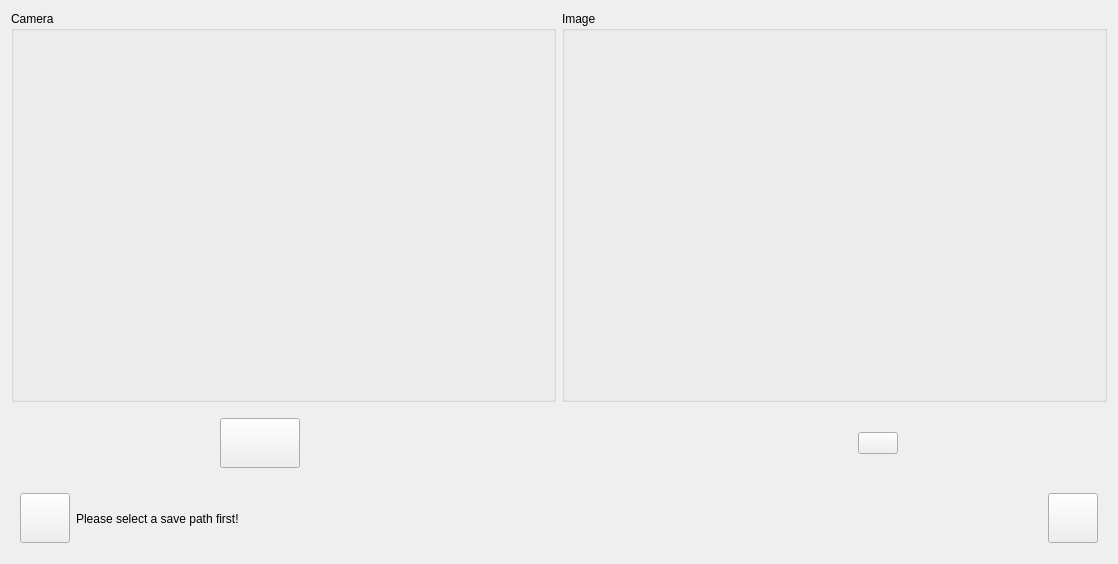
<?xml version="1.0" encoding="UTF-8"?>
<ui version="4.0">
 <class>Form</class>
 <widget class="QWidget" name="Form">
  <property name="geometry">
   <rect>
    <x>0</x>
    <y>0</y>
    <width>1118</width>
    <height>564</height>
   </rect>
  </property>
  <property name="minimumSize">
   <size>
    <width>1118</width>
    <height>564</height>
   </size>
  </property>
  <property name="maximumSize">
   <size>
    <width>1118</width>
    <height>564</height>
   </size>
  </property>
  <property name="windowTitle">
   <string>From Camera</string>
  </property>
  <layout class="QGridLayout" name="gridLayout">
   <item row="0" column="0">
    <widget class="QGroupBox" name="groupBox">
     <property name="title">
      <string>Camera</string>
     </property>
     <layout class="QVBoxLayout" name="verticalLayout">
      <item>
       <widget class="QLabel" name="camera">
        <property name="sizePolicy">
         <sizepolicy hsizetype="Fixed" vsizetype="Fixed">
          <horstretch>0</horstretch>
          <verstretch>0</verstretch>
         </sizepolicy>
        </property>
        <property name="minimumSize">
         <size>
          <width>500</width>
          <height>350</height>
         </size>
        </property>
        <property name="text">
         <string/>
        </property>
       </widget>
      </item>
     </layout>
    </widget>
   </item>
   <item row="0" column="1">
    <widget class="QGroupBox" name="groupBox_2">
     <property name="title">
      <string>Image</string>
     </property>
     <layout class="QHBoxLayout" name="horizontalLayout">
      <item>
       <widget class="QLabel" name="imageShow">
        <property name="sizePolicy">
         <sizepolicy hsizetype="Fixed" vsizetype="Fixed">
          <horstretch>0</horstretch>
          <verstretch>0</verstretch>
         </sizepolicy>
        </property>
        <property name="minimumSize">
         <size>
          <width>500</width>
          <height>350</height>
         </size>
        </property>
        <property name="text">
         <string/>
        </property>
       </widget>
      </item>
     </layout>
    </widget>
   </item>
   <item row="1" column="0" colspan="2">
    <widget class="QWidget" name="widget" native="true">
     <layout class="QHBoxLayout" name="horizontalLayout_2">
      <item>
       <spacer name="horizontalSpacer">
        <property name="orientation">
         <enum>Qt::Horizontal</enum>
        </property>
        <property name="sizeType">
         <enum>QSizePolicy::Fixed</enum>
        </property>
        <property name="sizeHint" stdset="0">
         <size>
          <width>200</width>
          <height>20</height>
         </size>
        </property>
       </spacer>
      </item>
      <item>
       <widget class="QPushButton" name="startBtn">
        <property name="minimumSize">
         <size>
          <width>80</width>
          <height>50</height>
         </size>
        </property>
        <property name="maximumSize">
         <size>
          <width>80</width>
          <height>50</height>
         </size>
        </property>
        <property name="text">
         <string/>
        </property>
        <property name="icon">
         <iconset>
          <normaloff>../Element/record.png</normaloff>../Element/record.png</iconset>
        </property>
        <property name="iconSize">
         <size>
          <width>70</width>
          <height>60</height>
         </size>
        </property>
       </widget>
      </item>
      <item>
       <spacer name="horizontalSpacer_2">
        <property name="orientation">
         <enum>Qt::Horizontal</enum>
        </property>
        <property name="sizeHint" stdset="0">
         <size>
          <width>40</width>
          <height>20</height>
         </size>
        </property>
       </spacer>
      </item>
      <item>
       <widget class="QPushButton" name="takeBtn">
        <property name="text">
         <string/>
        </property>
        <property name="icon">
         <iconset>
          <normaloff>../Element/capture.png</normaloff>
          <normalon>../Element/capture.png</normalon>../Element/capture.png</iconset>
        </property>
        <property name="iconSize">
         <size>
          <width>50</width>
          <height>50</height>
         </size>
        </property>
       </widget>
      </item>
      <item>
       <spacer name="horizontalSpacer_3">
        <property name="orientation">
         <enum>Qt::Horizontal</enum>
        </property>
        <property name="sizeType">
         <enum>QSizePolicy::Fixed</enum>
        </property>
        <property name="sizeHint" stdset="0">
         <size>
          <width>200</width>
          <height>20</height>
         </size>
        </property>
       </spacer>
      </item>
     </layout>
    </widget>
   </item>
   <item row="2" column="0" colspan="2">
    <widget class="QWidget" name="widget_2" native="true">
     <layout class="QHBoxLayout" name="horizontalLayout_3">
      <item>
       <widget class="QPushButton" name="pathBtn">
        <property name="enabled">
         <bool>true</bool>
        </property>
        <property name="sizePolicy">
         <sizepolicy hsizetype="Fixed" vsizetype="Fixed">
          <horstretch>0</horstretch>
          <verstretch>0</verstretch>
         </sizepolicy>
        </property>
        <property name="minimumSize">
         <size>
          <width>50</width>
          <height>50</height>
         </size>
        </property>
        <property name="text">
         <string/>
        </property>
        <property name="icon">
         <iconset>
          <normaloff>../Element/folder.png</normaloff>../Element/folder.png</iconset>
        </property>
        <property name="iconSize">
         <size>
          <width>40</width>
          <height>40</height>
         </size>
        </property>
       </widget>
      </item>
      <item>
       <widget class="QLabel" name="pathLabel">
        <property name="lineWidth">
         <number>1</number>
        </property>
        <property name="text">
         <string>Please select a save path first!</string>
        </property>
       </widget>
      </item>
      <item>
       <spacer name="horizontalSpacer_4">
        <property name="orientation">
         <enum>Qt::Horizontal</enum>
        </property>
        <property name="sizeType">
         <enum>QSizePolicy::Fixed</enum>
        </property>
        <property name="sizeHint" stdset="0">
         <size>
          <width>40</width>
          <height>20</height>
         </size>
        </property>
       </spacer>
      </item>
      <item>
       <widget class="QPushButton" name="cameraHomeBtn">
        <property name="sizePolicy">
         <sizepolicy hsizetype="Fixed" vsizetype="Fixed">
          <horstretch>0</horstretch>
          <verstretch>0</verstretch>
         </sizepolicy>
        </property>
        <property name="minimumSize">
         <size>
          <width>50</width>
          <height>50</height>
         </size>
        </property>
        <property name="maximumSize">
         <size>
          <width>50</width>
          <height>50</height>
         </size>
        </property>
        <property name="text">
         <string/>
        </property>
        <property name="icon">
         <iconset>
          <normaloff>../Element/return.png</normaloff>../Element/return.png</iconset>
        </property>
        <property name="iconSize">
         <size>
          <width>40</width>
          <height>40</height>
         </size>
        </property>
       </widget>
      </item>
     </layout>
    </widget>
   </item>
  </layout>
 </widget>
 <resources/>
 <connections/>
</ui>
